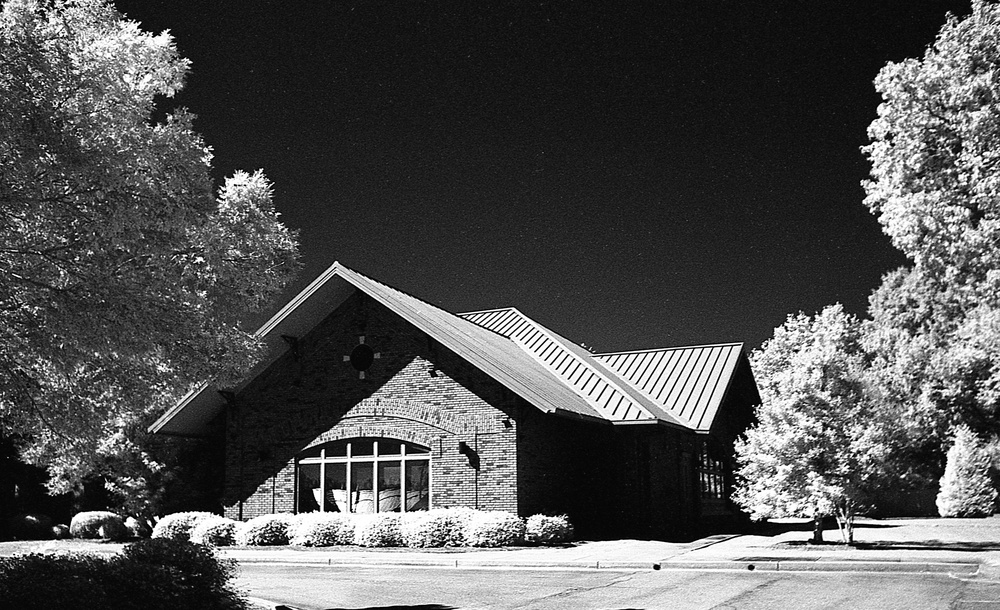
#> input picture pythonProject/highcontrast4.jpg, 1000 x 610 px, shrunk from 2000 x 1220 before the run
$ python __init__.py
#> lines starting #> are read from the running program, lines starting #| are printed output that depends on the picture; after the words box and inside, x2 and y2 are one past the last pixel; in counts of white or black regions, pixels touching at a corner belong together
### pythonProject/transformaciones.py
import numpy as np
import matplotlib.pyplot as plt


def retorno_rango(img):
    max = img.max()
    min = img.min()
    k = 255
    _img = k * (img - min) / (max - min)
    return (k * (img - min)) / (max - min)


def transformacion_log(c, r):
    ones = np.ones(r.shape)
    temp = c * np.log(ones + r)
    return retorno_rango(temp)


def negativo(r):
    transformada = 255 - r
    return transformada


def transformacion_gamma(r, c, gamma):
    transformada = c * (r ** gamma)
    return retorno_rango(transformada)


def rebanada_de_bit(r, bit):
    transformada = r & (1 << bit)
    return transformada


def estiramiento_contraste(r, r1, s1, r2, s2):
    r1Matrix = np.ones(r.shape) * r1
    dif_r = r2 - r1
    dif_r_Mat = np.ones(r.shape) * dif_r
    transformada = (r - r1Matrix) / dif_r_Mat
    print(transformada.min(), transformada.max())
    return retorno_rango(transformada)


def rebanada_de_intensidad(r, a, b, tono_objetivo=255, tono_fondo=0, version=1):
    transformada = np.zeros(r.shape)
    for i in range(r.shape[0]):
        for j in range(r.shape[1]):
            if a <= r[i, j] <= b:
                transformada[i, j] = tono_objetivo
            else:
                if version == 1:
                    transformada[i, j] = r[i, j]
                else:
                    transformada[i, j] = tono_fondo
    return transformada


def cv2_imshow(img, title=''):
    plt.imshow(img, cmap='gray', vmin=0, vmax=255)
    plt.title(title)
    plt.axis('off')
    plt.show()


def mostrar_histograma(img, title=''):
    plt.hist(img.ravel(), 256, [0, 256])
    plt.title(title)
    plt.show()

### pythonProject/__init__.py
# -*- coding: utf-8 -*-
"""Untitled13.ipynb

Automatically generated by Colab.

Original file is located at
    https://colab.research.google.com/drive/1xvtHn-DHGbUlX_PLwzMu25WKbIVVnt7z

Prueba transformaciones con OpenCv
"""

import cv2
import numpy as np
from matplotlib import pyplot as plt

from transformaciones import negativo, transformacion_log, transformacion_gamma, rebanada_de_bit, rebanada_de_intensidad, \
    estiramiento_contraste, cv2_imshow, retorno_rango, mostrar_histograma

"""Importando la imagen"""
img = cv2.imread('highcontrast4.jpg', cv2.IMREAD_GRAYSCALE)
#> img is the input picture: shape (610, 1000); min 0, max 255, mean 83.1
img = np.array(img, dtype=np.int32)

# Mostrando la imagen
cv2_imshow(img, 'Imagen original')

"""Mostrando el histograma"""
mostrar_histograma(img, 'Histograma original')

"""Transformación negativa"""
img_negativa = negativo(img)
cv2_imshow(img_negativa, 'Transformación negativa')
mostrar_histograma(img_negativa, 'Histograma negativo')

"""Transformación logarítmica"""
# c = [1, 2, 3]
# fig, axs = plt.subplots(len(c), 1, figsize=(10, 10))  # fig debe ser primero, axs después
#
# for idx, i in enumerate(c):
#     img_log = transformacion_log(i, img)
#     axs[idx].imshow(img_log, cmap='gray')  # axs[idx] en lugar de fig[i]
#     axs[idx].set_title(f'c: {i}')  # Colocar el título por fila
#     axs[idx].axis('off')
#
# fig.suptitle('Transformación Logarítmica', fontsize=16)
#
#
# plt.tight_layout()  # Para ajustar los subplots y que no se superpongan
# plt.show()

c = 1
img_log = transformacion_log(c, img)
#> in transformacion_log, `temp = c * np.log(ones + r)`:
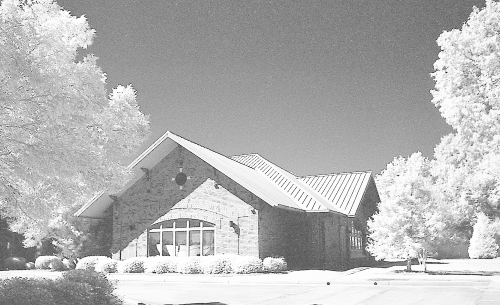
#> temp: shape (610, 1000) float64 (shown at 1/2 size); min 0, max 5.55, mean 3.91; drawn with min black and max white
#> in retorno_rango, `max = img.max()`: max = 5.55
#> in retorno_rango, `min = img.min()`: min = 0
cv2_imshow(img_log, 'Transformación logarítmica c=1')
mostrar_histograma(img_log, 'Histograma logarítmico')

"""Transformación gamma"""
c = [1, 2, 3]
gamma = [0.01, 0.05, 0.1, 0.2, 0.5, 1]

axs, fig = plt.subplots(len(c), len(gamma), figsize=(10, 10))
for index, i in enumerate(c):
    for indexg, g in enumerate(gamma):
        img_gamma = transformacion_gamma(img, i, g)
        fig[index, indexg].imshow(img_gamma, cmap='gray')
        fig[index, indexg].set_title(f'gamma: {g}')
        fig[index, indexg].axis('off')
#> this loop made 3 passes
#> pass 1, in transformacion_gamma (call 2), `transformada = c * (r ** gamma)`:
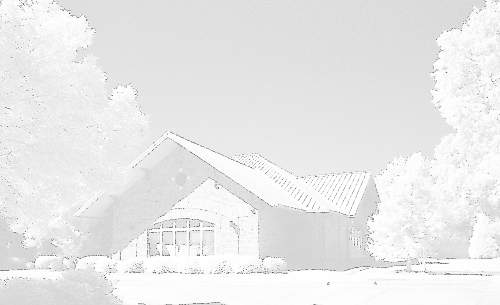
#> transformada: shape (610, 1000) float64 (shown at 1/2 size); min 0, max 1.32, mean 1.21; drawn with min black and max white
#> pass 1, in transformacion_gamma (call 3), `transformada = c * (r ** gamma)`:
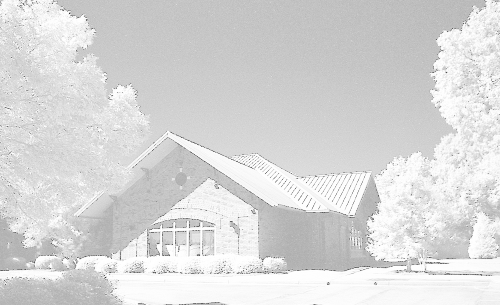
#> transformada: shape (610, 1000) float64 (shown at 1/2 size); min 0, max 1.74, mean 1.48; drawn with min black and max white

for index, i in enumerate(c):
    axs.text(0.02, (len(c)-index-0.5)/len(c), f'c: {i}', va='center', ha='center', rotation='vertical', fontsize=12)
#> this loop made 3 passes


plt.show()
mostrar_histograma(img_gamma, 'Histograma gamma')

"""Transformación de plano de bits"""
axs, fig = plt.subplots(2, 4, figsize=(10, 10))
for i in range(8):
    img_bit = rebanada_de_bit(img, i)
    print(img_bit.min(), img_bit.max())
    fig[i // 4, i % 4].imshow(img_bit, cmap='gray')
    fig[i // 4, i % 4].set_title(f'Plano de bits {i}')
    fig[i // 4, i % 4].axis('off')
#> this loop made 8 passes
#| 0 1
#| 0 2
#| 0 4
#| 0 8
#| 0 16
#> (further printed lines are left out)
#> pass 1, in rebanada_de_bit, `transformada = r & (1 << bit)`:
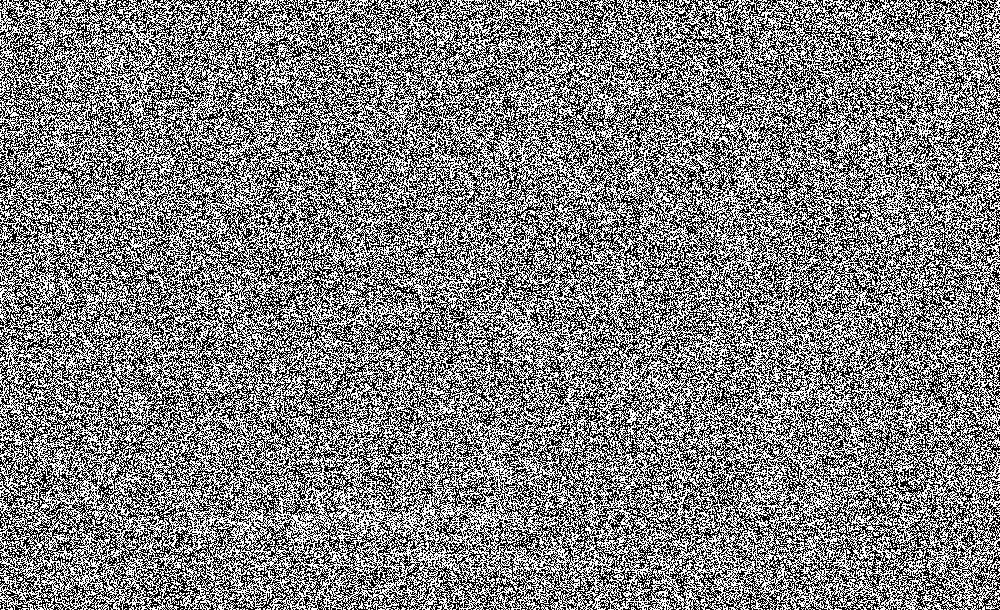
#> transformada: shape (610, 1000) int32; values 0 (black) and 1 (white), 50.4% white; black in thin lines or dots
#> after the loop:
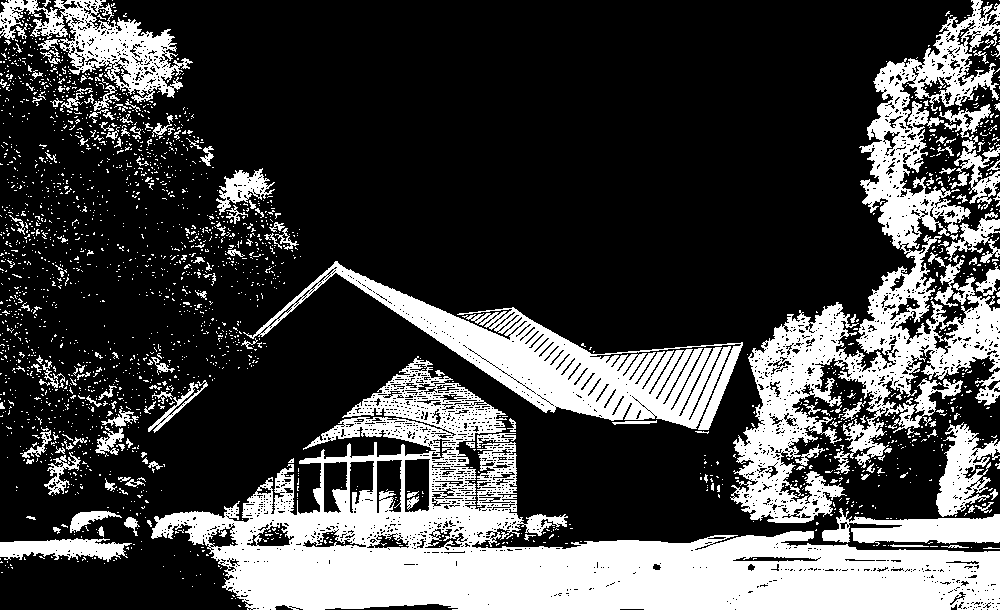
#> img_bit: shape (610, 1000) int32; values 0 (black) and 128 (white), 27.3% white; 2334 white regions (2167 under 20 px), largest, box (x1, y1, x2, y2) and area: (151, 356, 1000, 610) 72011, (730, 0, 1000, 523) 36804, (243, 261, 743, 430) 20383
plt.tight_layout()
plt.show()

"""Transformación de intensidad"""
a = 0
b = 10
img_intensity = rebanada_de_intensidad(img, a, b, tono_objetivo=255, version=1)
#> after the loop in rebanada_de_intensidad, `for i in range(r.shape[0]):`:
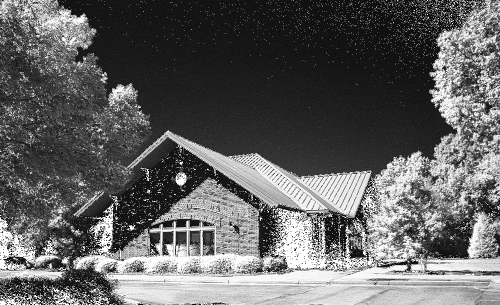
#> transformada: shape (610, 1000) float64 (shown at 1/2 size); min 11, max 255, mean 98.3
cv2_imshow(img_intensity, f'Transformación de intensidad a={a}, b={b}')
mostrar_histograma(img_intensity, 'Histograma de intensidad')
#> in mostrar_histograma (call 5), `plt.show()`:
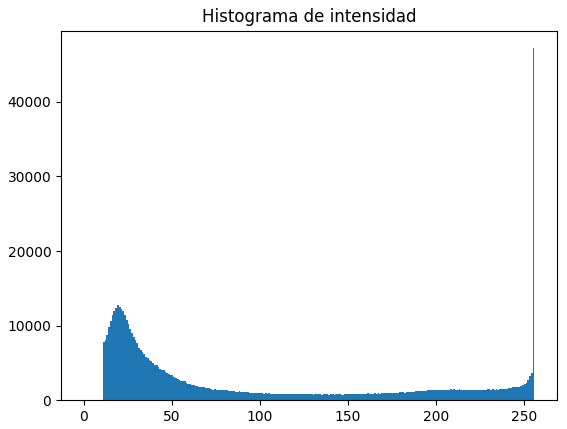
#> figure drawn by matplotlib, 1 panel; tallest bar 47194 high, from x = 255 to 256

"""Estiramiento de contraste"""
print(img.min(), img.max())
#| 0 255
img_contrast = estiramiento_contraste(img, np.min(img), 0, np.max(img), 255)
#> in estiramiento_contraste, `dif_r = r2 - r1`: dif_r = 255
#| 0.0 1.0
cv2_imshow(img_contrast, 'Estiramiento de contraste')
mostrar_histograma(img_contrast, 'Histograma de contraste')

$ run again, with pythonProject/highcontrast2.jpg copied over pythonProject/highcontrast4.jpg
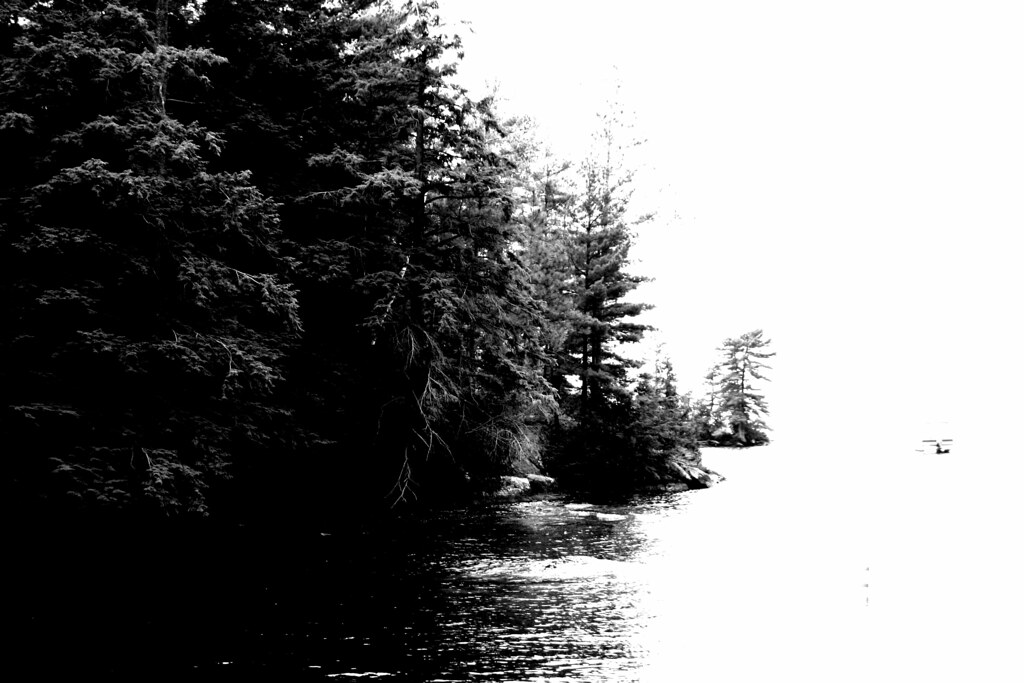
#> input picture pythonProject/highcontrast2.jpg, 1024 x 683 px
#> img is the input picture: shape (683, 1024); min 0, max 255, mean 121.5
#> max = 5.55
#> min = 0
#> the loop `for index, i in enumerate(c):` made 3 passes
#> the loop `for index, i in enumerate(c):` made 3 passes
#> the loop `for i in range(8):` made 8 passes
#| 0 1
#| 0 2
#| 0 4
#| 0 8
#| 0 16
#> (further printed lines are left out)
#> pass 1, in rebanada_de_bit, `transformada = r & (1 << bit)`:
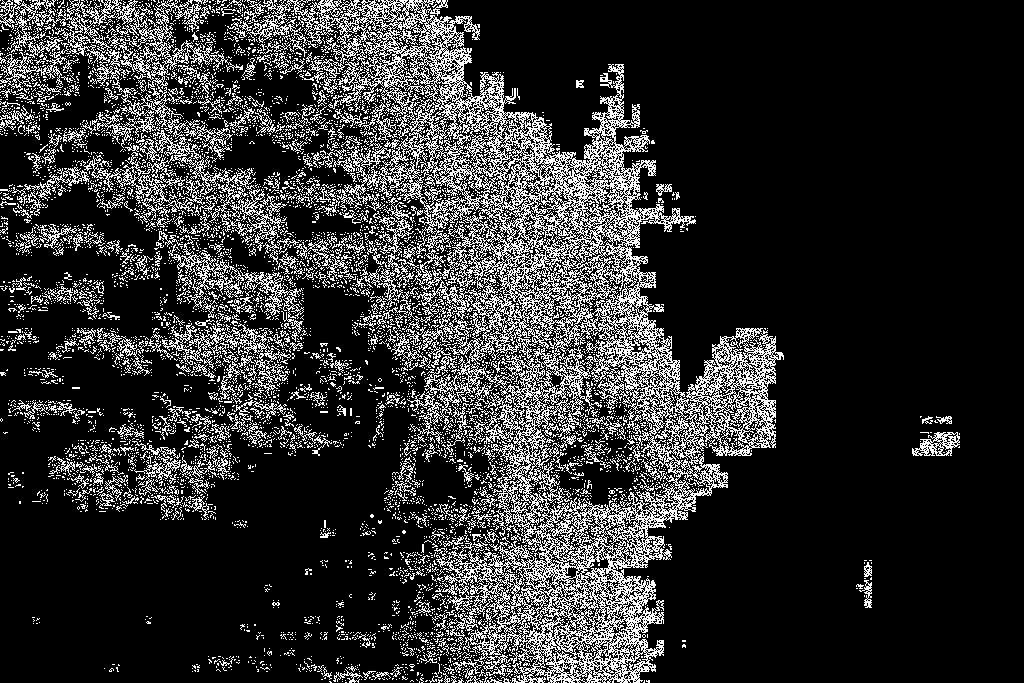
#> transformada: shape (683, 1024) int32; values 0 (black) and 1 (white), 18.7% white in thin lines or dots
#> in mostrar_histograma (call 5), `plt.show()`:
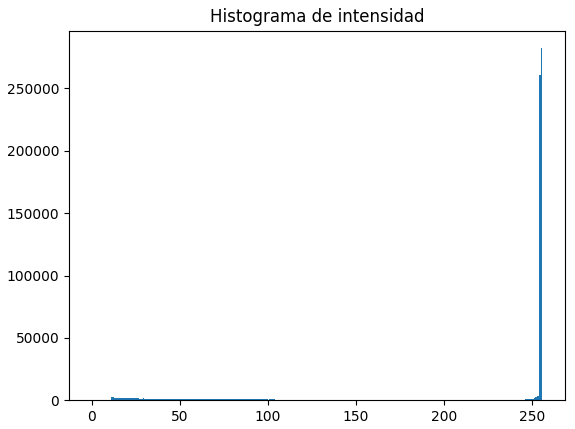
#> figure drawn by matplotlib, 1 panel; tallest bar 282302 high, from x = 255 to 256
#| 0 255
#> r1Matrix: shape (683, 1024) float64; every value is 0
#> dif_r = 255
#> dif_r_Mat: shape (683, 1024) float64; every value is 255
#| 0.0 1.0

$ run again, with pythonProject/highcontrast3.jpg copied over pythonProject/highcontrast4.jpg
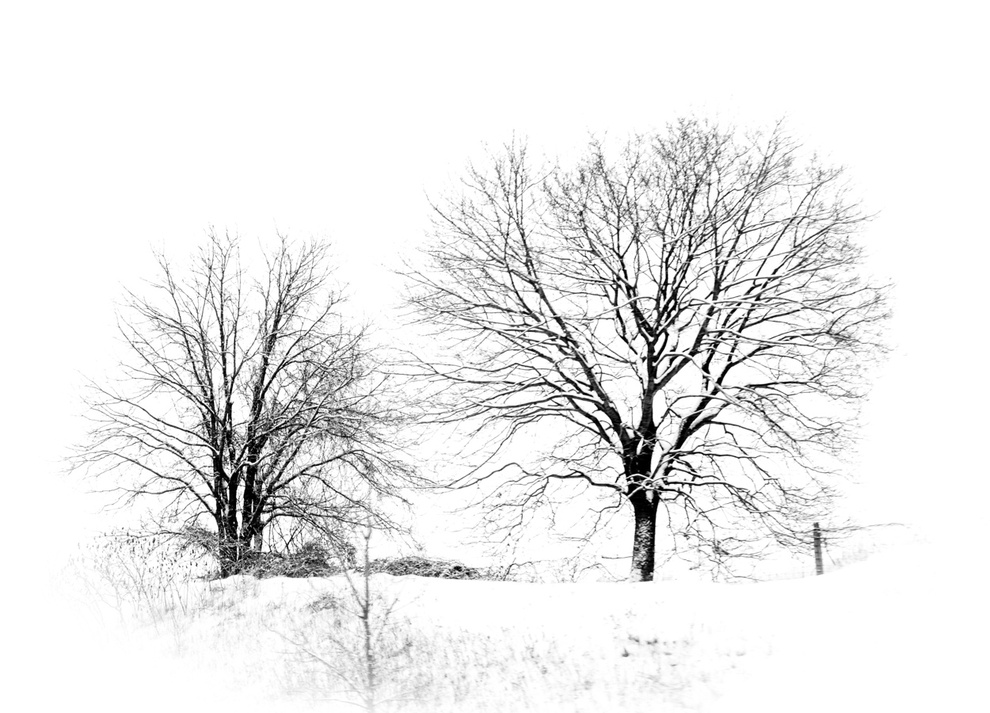
#> input picture pythonProject/highcontrast3.jpg, 990 x 713 px, shrunk from 1250 x 900 before the run
#> img is the input picture: shape (713, 990); min 0, max 255, mean 235.2
#> max = 5.55
#> min = 0
#> the loop `for index, i in enumerate(c):` made 3 passes
#> the loop `for index, i in enumerate(c):` made 3 passes
#> the loop `for i in range(8):` made 8 passes
#| 0 1
#| 0 2
#| 0 4
#| 0 8
#| 0 16
#> (further printed lines are left out)
#> pass 1, in rebanada_de_bit, `transformada = r & (1 << bit)`:
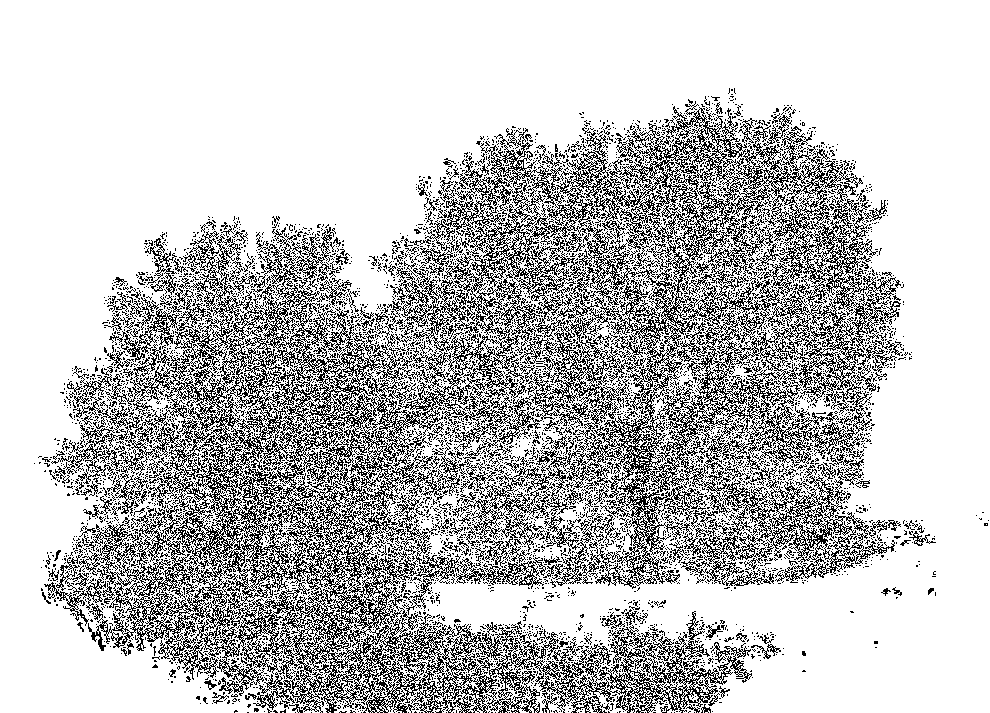
#> transformada: shape (713, 990) int32; values 0 (black) and 1 (white), 76.2% white; black in thin lines or dots, all inside (x1, y1, x2, y2) = (34, 88, 989, 713)
#> in mostrar_histograma (call 5), `plt.show()`:
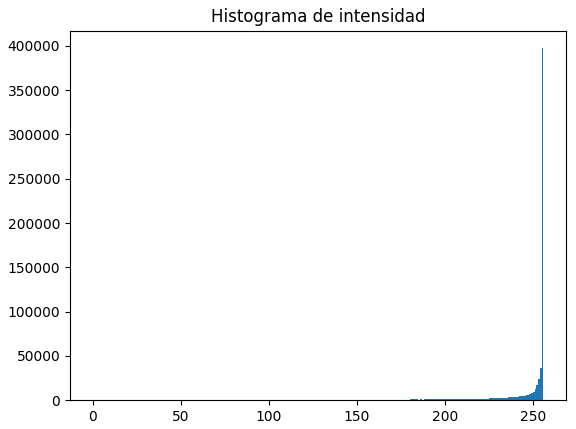
#> figure drawn by matplotlib, 1 panel; tallest bar 397428 high, from x = 255 to 256
#| 0 255
#> r1Matrix: shape (713, 990) float64; every value is 0
#> dif_r = 255
#> dif_r_Mat: shape (713, 990) float64; every value is 255
#| 0.0 1.0
